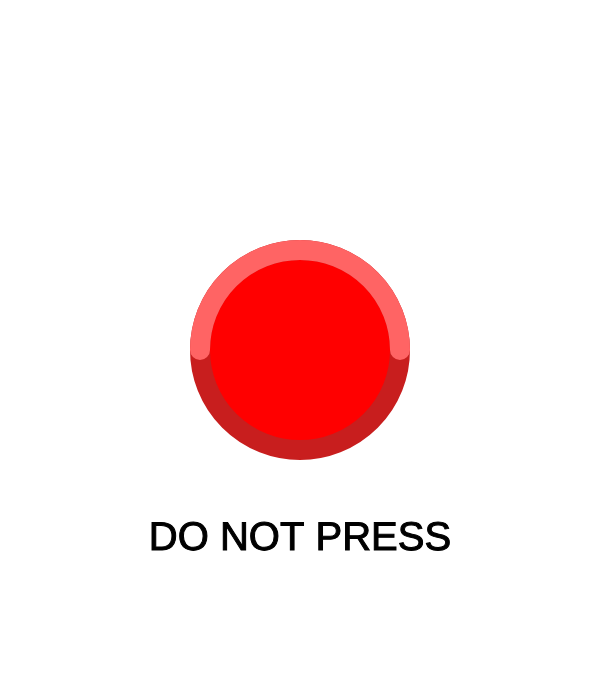
Frame 1 (no input)
Frame 60 (no input): identical to frame 1, image omitted
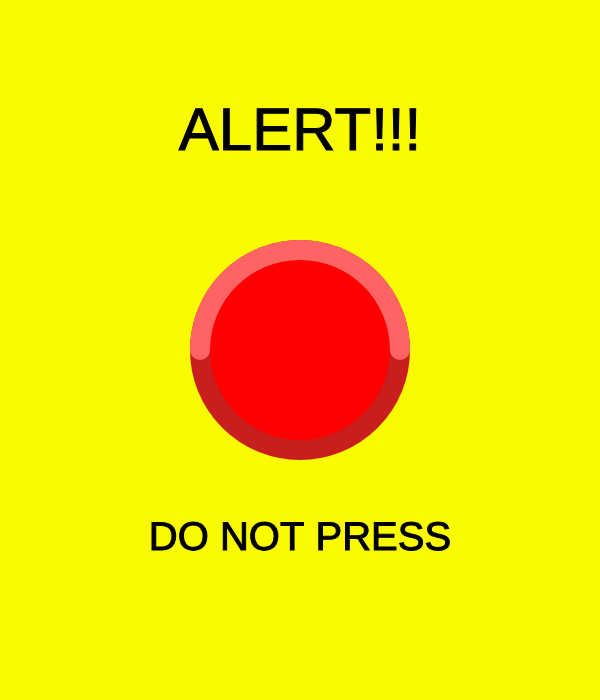
Frame 120 (the mouse pressed at the canvas centre since frame 60)

The p5.js sketch that drew these frames (run headless with seeded random() and noise() and a simulated clock; from frame 60 on, the mouse is pressed at the canvas centre):

// p5.js sketch
// ── sketch.js
var redButton;
var alertFlash = true;

function setup() {
   createCanvas(600, 700);

   redButton = {
      x: width / 2,
      y: height / 2,
      dia: 200,
      activated: false,
   };
}

function draw() {
   background(255);

   if (frameCount / 30 == parseInt(frameCount / 30)) {
      if (!alertFlash == true) {
         alertFlash = true;
      } else {
         alertFlash = false;
      }
   }

   if (redButton.activated == true) {
      background(250, 250, 0);

      if (alertFlash) {
         textSize(60);
         text('ALERT!!!', width / 2, height / 2 - redButton.dia);
      }
   }

   fill(255, 0, 0);
   stroke(200, 30, 30);
   strokeWeight(20);
   ellipse(redButton.x, redButton.y, redButton.dia);
   noFill();
   stroke(255, 100, 100);
   arc(redButton.x, redButton.y, redButton.dia, redButton.dia, PI, PI * 2);

   textAlign(CENTER);
   textSize(40);
   strokeWeight(1);
   stroke(0);
   fill(0);
   text('DO NOT PRESS', width / 2, height / 2 + redButton.dia);
}

function mousePressed() {
   // Click on red button
   if (dist(mouseX, mouseY, redButton.x, redButton.y) < redButton.dia) {
      if (redButton.activated) {
         redButton.activated = false;
      } else {
         redButton.activated = true;
      }
   }
}
